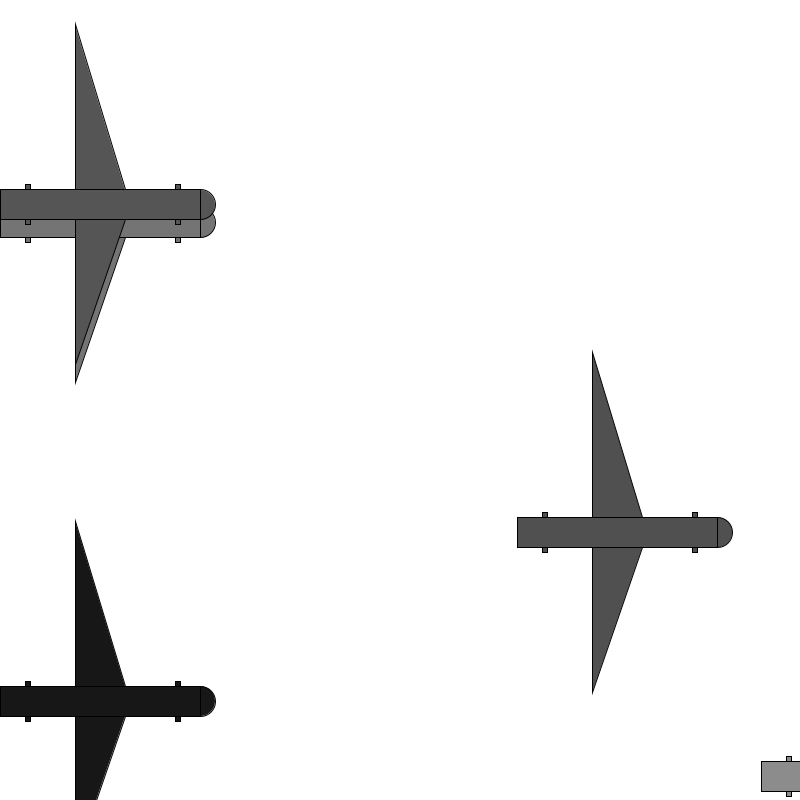
Frame 1 (no input)
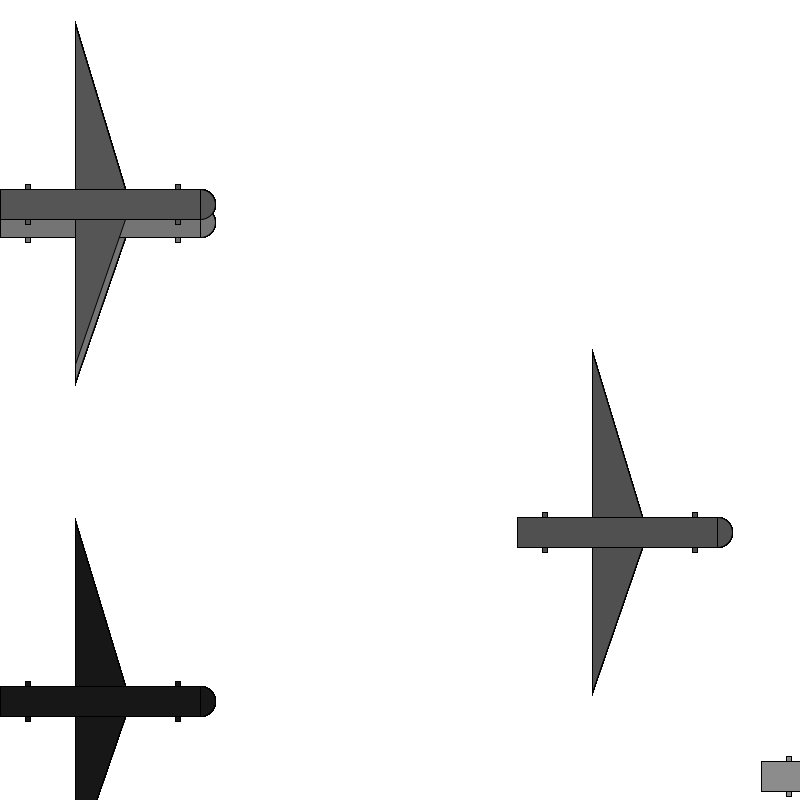
Frame 60 (the mouse pressed at the canvas centre just before this capture)
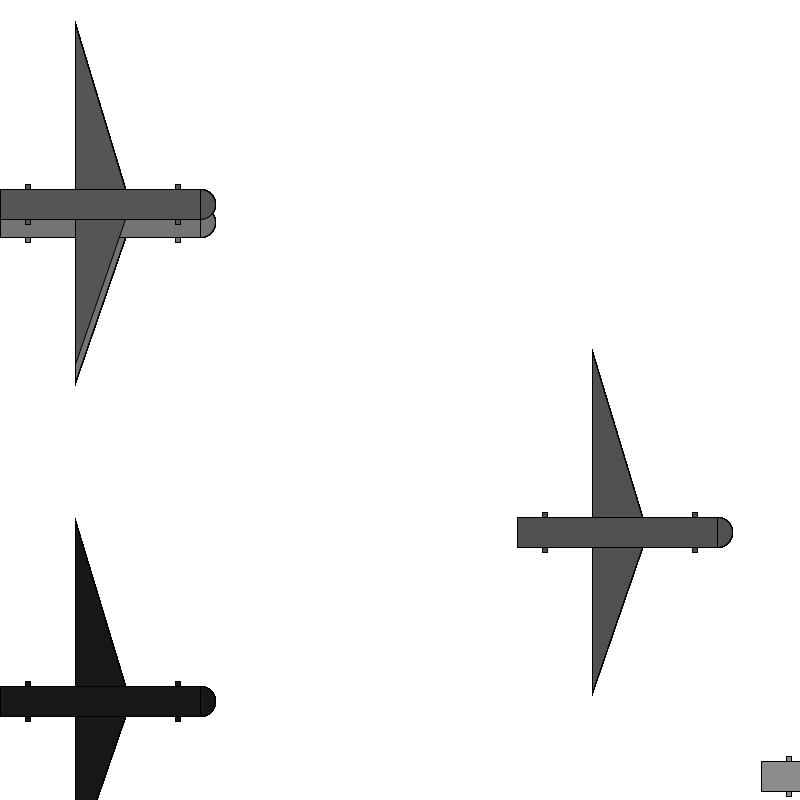
Frame 120 (the mouse held since frame 60 and released just before this capture)

The Processing sketch that drew these frames (run headless with seeded random() and noise(); from frame 60 on, the mouse is pressed at the canvas centre):

// Processing sketch: Aufgabe_2
// ── Aufgabe_2.pde
Flugzeug meinFlugzeug;
float a=random(800);
float b=random(800);
float c=random(800);
float d=random(800);
float e=random(800);

float f=random(255);
float g=random(255);
float h=random(255);
float i=random(255);
float j=random(255);


void settings(){
   size(800, 800);
}

void setup(){
  meinFlugzeug=new Flugzeug();
 background(255);
}

void draw(){
   meinFlugzeug.zeichnen();
  
}
  
class Flugzeug{
  float xPos1;
  float yPos1;
  float xPos2;
  float yPos2;
   float xPos3;
  float yPos3;
  float xPos4;
  float yPos4;
  float xPos5;
  float yPos5;
  
  Flugzeug(){
    xPos1=a;
    yPos1=a;
    yPos2=b;
    yPos2=b;
     xPos3=c;
    yPos3=c;
    yPos4=d;
    yPos4=d;
     yPos5=e;
    yPos5=e;
  }
  void zeichnen(){
  fill(f);
  rect(xPos1+25, yPos1-5, 5, 40);                     //Rad 3, 4
  rect(xPos1+175, yPos1-5, 5, 40);                     //Rad 1, 2
  ellipse(xPos1+200, yPos1+15, 30, 30);                  //Cockpit
  rect(xPos1, yPos1, 200, 30);                    //Flugzeugrumpf
  triangle(xPos1+75, yPos1, xPos1+125, yPos1, xPos1+75, yPos1-165);      //Flügel oben
  triangle(xPos1+75, yPos1+30, xPos1+125, yPos1+30, xPos1+75, yPos1+175);     //Flügel unten
       
   fill(g);
  rect(xPos2+25, yPos2-5, 5, 40);                     //Rad 3, 4
  rect(xPos2+175, yPos2-5, 5, 40);                     //Rad 1, 2
  ellipse(xPos2+200, yPos2+15, 30, 30);                  //Cockpit
  rect(xPos2, yPos2, 200, 30);                    //Flugzeugrumpf
  triangle(xPos2+75, yPos2, xPos2+125, yPos2, xPos2+75, yPos2-165);      //Flügel oben
  triangle(xPos2+75, yPos2+30, xPos2+125, yPos2+30, xPos2+75, yPos2+175);     //Flügel unten     
  
   fill(h);
  rect(xPos3+25, yPos3-5, 5, 40);                     //Rad 3, 4
  rect(xPos3+175, yPos3-5, 5, 40);                     //Rad 1, 2
  ellipse(xPos3+200, yPos3+15, 30, 30);                  //Cockpit
  rect(xPos3, yPos3, 200, 30);                    //Flugzeugrumpf
  triangle(xPos3+75, yPos3, xPos3+125, yPos3, xPos3+75, yPos3-165);      //Flügel oben
  triangle(xPos3+75, yPos3+30, xPos3+125, yPos3+30, xPos3+75, yPos3+175);     //Flügel unten  
  
   fill(i);
  rect(xPos4+25, yPos4-5, 5, 40);                     //Rad 3, 4
  rect(xPos4+175, yPos4-5, 5, 40);                     //Rad 1, 2
  ellipse(xPos4+200, yPos4+15, 30, 30);                  //Cockpit
  rect(xPos4, yPos4, 200, 30);                    //Flugzeugrumpf
  triangle(xPos4+75, yPos4, xPos4+125, yPos4, xPos4+75, yPos4-165);      //Flügel oben
  triangle(xPos4+75, yPos4+30, xPos4+125, yPos4+30, xPos4+75, yPos4+175);     //Flügel unten  
  
   fill(j);
  rect(xPos5+25, yPos5-5, 5, 40);                     //Rad 3, 4
  rect(xPos5+175, yPos5-5, 5, 40);                     //Rad 1, 2
  ellipse(xPos5+200, yPos5+15, 30, 30);                  //Cockpit
  rect(xPos5, yPos5, 200, 30);                    //Flugzeugrumpf
  triangle(xPos5+75, yPos5, xPos5+125, yPos5, xPos5+75, yPos5-165);      //Flügel oben
  triangle(xPos5+75, yPos5+30, xPos5+125, yPos5+30, xPos5+75, yPos5+175);     //Flügel unten  
}
}
